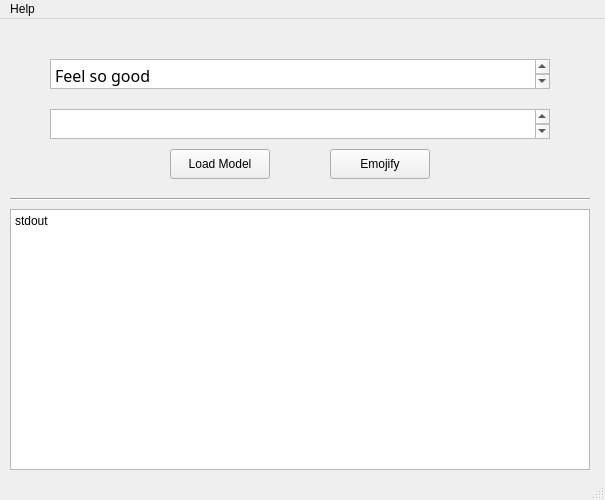
<?xml version="1.0" encoding="UTF-8"?>
<ui version="4.0">
 <class>MainWindow</class>
 <widget class="QMainWindow" name="MainWindow">
  <property name="geometry">
   <rect>
    <x>0</x>
    <y>0</y>
    <width>605</width>
    <height>500</height>
   </rect>
  </property>
  <property name="minimumSize">
   <size>
    <width>600</width>
    <height>500</height>
   </size>
  </property>
  <property name="windowTitle">
   <string>Emojify</string>
  </property>
  <widget class="QWidget" name="centralwidget">
   <widget class="QTextEdit" name="textEdit">
    <property name="geometry">
     <rect>
      <x>50</x>
      <y>40</y>
      <width>500</width>
      <height>30</height>
     </rect>
    </property>
    <property name="minimumSize">
     <size>
      <width>500</width>
      <height>30</height>
     </size>
    </property>
    <property name="maximumSize">
     <size>
      <width>500</width>
      <height>30</height>
     </size>
    </property>
    <property name="font">
     <font>
      <family>굴림</family>
      <pointsize>12</pointsize>
     </font>
    </property>
    <property name="html">
     <string>&lt;!DOCTYPE HTML PUBLIC &quot;-//W3C//DTD HTML 4.0//EN&quot; &quot;http://www.w3.org/TR/REC-html40/strict.dtd&quot;&gt;
&lt;html&gt;&lt;head&gt;&lt;meta name=&quot;qrichtext&quot; content=&quot;1&quot; /&gt;&lt;style type=&quot;text/css&quot;&gt;
p, li { white-space: pre-wrap; }
&lt;/style&gt;&lt;/head&gt;&lt;body style=&quot; font-family:'굴림'; font-size:12pt; font-weight:400; font-style:normal;&quot;&gt;
&lt;p style=&quot; margin-top:0px; margin-bottom:0px; margin-left:0px; margin-right:0px; -qt-block-indent:0; text-indent:0px;&quot;&gt;&lt;span style=&quot; font-family:'Gulim';&quot;&gt;Feel so good&lt;/span&gt;&lt;/p&gt;&lt;/body&gt;&lt;/html&gt;</string>
    </property>
   </widget>
   <widget class="QTextBrowser" name="textBrowser_2">
    <property name="geometry">
     <rect>
      <x>10</x>
      <y>190</y>
      <width>580</width>
      <height>261</height>
     </rect>
    </property>
    <property name="minimumSize">
     <size>
      <width>580</width>
      <height>261</height>
     </size>
    </property>
    <property name="maximumSize">
     <size>
      <width>580</width>
      <height>261</height>
     </size>
    </property>
    <property name="html">
     <string>&lt;!DOCTYPE HTML PUBLIC &quot;-//W3C//DTD HTML 4.0//EN&quot; &quot;http://www.w3.org/TR/REC-html40/strict.dtd&quot;&gt;
&lt;html&gt;&lt;head&gt;&lt;meta name=&quot;qrichtext&quot; content=&quot;1&quot; /&gt;&lt;style type=&quot;text/css&quot;&gt;
p, li { white-space: pre-wrap; }
&lt;/style&gt;&lt;/head&gt;&lt;body style=&quot; font-family:'Gulim'; font-size:9pt; font-weight:400; font-style:normal;&quot;&gt;
&lt;p style=&quot; margin-top:0px; margin-bottom:0px; margin-left:0px; margin-right:0px; -qt-block-indent:0; text-indent:0px;&quot;&gt;stdout&lt;/p&gt;&lt;/body&gt;&lt;/html&gt;</string>
    </property>
   </widget>
   <widget class="QPushButton" name="pushButton_1">
    <property name="geometry">
     <rect>
      <x>170</x>
      <y>130</y>
      <width>100</width>
      <height>30</height>
     </rect>
    </property>
    <property name="text">
     <string>Load Model</string>
    </property>
   </widget>
   <widget class="Line" name="line">
    <property name="geometry">
     <rect>
      <x>10</x>
      <y>170</y>
      <width>580</width>
      <height>20</height>
     </rect>
    </property>
    <property name="orientation">
     <enum>Qt::Horizontal</enum>
    </property>
   </widget>
   <widget class="QTextBrowser" name="textBrowser_1">
    <property name="geometry">
     <rect>
      <x>50</x>
      <y>90</y>
      <width>500</width>
      <height>30</height>
     </rect>
    </property>
    <property name="minimumSize">
     <size>
      <width>500</width>
      <height>30</height>
     </size>
    </property>
    <property name="maximumSize">
     <size>
      <width>500</width>
      <height>30</height>
     </size>
    </property>
    <property name="font">
     <font>
      <family>Segoe UI Emoji</family>
      <pointsize>12</pointsize>
     </font>
    </property>
    <property name="html">
     <string>&lt;!DOCTYPE HTML PUBLIC &quot;-//W3C//DTD HTML 4.0//EN&quot; &quot;http://www.w3.org/TR/REC-html40/strict.dtd&quot;&gt;
&lt;html&gt;&lt;head&gt;&lt;meta name=&quot;qrichtext&quot; content=&quot;1&quot; /&gt;&lt;style type=&quot;text/css&quot;&gt;
p, li { white-space: pre-wrap; }
&lt;/style&gt;&lt;/head&gt;&lt;body style=&quot; font-family:'Segoe UI Emoji'; font-size:12pt; font-weight:400; font-style:normal;&quot;&gt;
&lt;p style=&quot;-qt-paragraph-type:empty; margin-top:0px; margin-bottom:0px; margin-left:0px; margin-right:0px; -qt-block-indent:0; text-indent:0px; font-family:'Agency FB';&quot;&gt;&lt;br /&gt;&lt;/p&gt;&lt;/body&gt;&lt;/html&gt;</string>
    </property>
   </widget>
   <widget class="QPushButton" name="pushButton_2">
    <property name="geometry">
     <rect>
      <x>330</x>
      <y>130</y>
      <width>100</width>
      <height>30</height>
     </rect>
    </property>
    <property name="text">
     <string>Emojify</string>
    </property>
   </widget>
  </widget>
  <widget class="QStatusBar" name="statusbar"/>
  <widget class="QMenuBar" name="menuBar">
   <property name="geometry">
    <rect>
     <x>0</x>
     <y>0</y>
     <width>605</width>
     <height>21</height>
    </rect>
   </property>
   <widget class="QMenu" name="menuAbout">
    <property name="title">
     <string>Help</string>
    </property>
    <addaction name="actionAbout"/>
   </widget>
   <addaction name="menuAbout"/>
  </widget>
  <action name="actionAbout">
   <property name="text">
    <string>About</string>
   </property>
  </action>
  <action name="actiontest">
   <property name="text">
    <string>test</string>
   </property>
  </action>
 </widget>
 <resources/>
 <connections/>
</ui>
